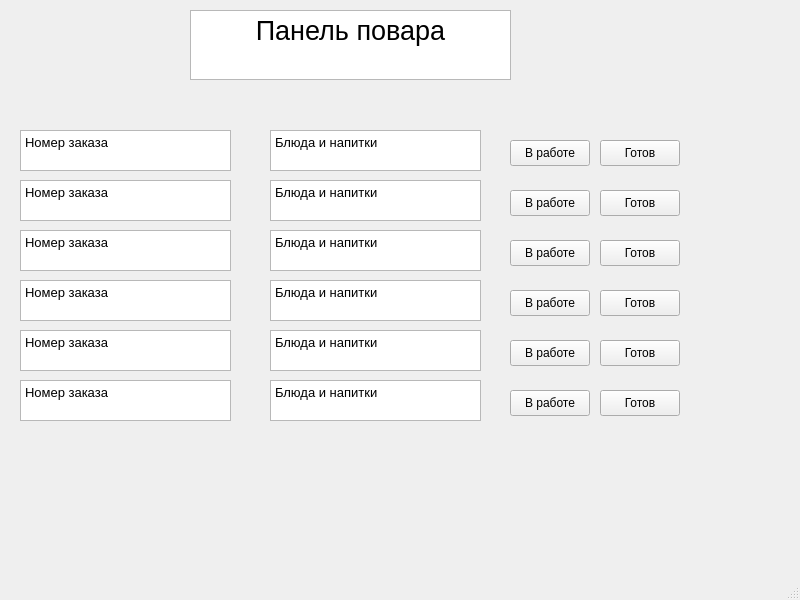
<?xml version="1.0" encoding="UTF-8"?>
<ui version="4.0">
 <class>Panel_povar</class>
 <widget class="QMainWindow" name="Panel_povar">
  <property name="geometry">
   <rect>
    <x>0</x>
    <y>0</y>
    <width>800</width>
    <height>600</height>
   </rect>
  </property>
  <property name="windowTitle">
   <string>MainWindow</string>
  </property>
  <widget class="QWidget" name="centralwidget">
   <widget class="QTextEdit" name="textEdit">
    <property name="geometry">
     <rect>
      <x>190</x>
      <y>10</y>
      <width>321</width>
      <height>70</height>
     </rect>
    </property>
    <property name="html">
     <string>&lt;!DOCTYPE HTML PUBLIC &quot;-//W3C//DTD HTML 4.0//EN&quot; &quot;http://www.w3.org/TR/REC-html40/strict.dtd&quot;&gt;
&lt;html&gt;&lt;head&gt;&lt;meta name=&quot;qrichtext&quot; content=&quot;1&quot; /&gt;&lt;style type=&quot;text/css&quot;&gt;
p, li { white-space: pre-wrap; }
&lt;/style&gt;&lt;/head&gt;&lt;body style=&quot; font-family:'Open Sans'; font-size:10pt; font-weight:400; font-style:normal;&quot;&gt;
&lt;p align=&quot;center&quot; style=&quot; margin-top:0px; margin-bottom:0px; margin-left:0px; margin-right:0px; -qt-block-indent:0; text-indent:0px;&quot;&gt;&lt;span style=&quot; font-size:20pt;&quot;&gt;Панель повара&lt;/span&gt;&lt;/p&gt;&lt;/body&gt;&lt;/html&gt;</string>
    </property>
   </widget>
   <widget class="QTextEdit" name="number_zakaz">
    <property name="geometry">
     <rect>
      <x>20</x>
      <y>130</y>
      <width>211</width>
      <height>41</height>
     </rect>
    </property>
    <property name="html">
     <string>&lt;!DOCTYPE HTML PUBLIC &quot;-//W3C//DTD HTML 4.0//EN&quot; &quot;http://www.w3.org/TR/REC-html40/strict.dtd&quot;&gt;
&lt;html&gt;&lt;head&gt;&lt;meta name=&quot;qrichtext&quot; content=&quot;1&quot; /&gt;&lt;style type=&quot;text/css&quot;&gt;
p, li { white-space: pre-wrap; }
&lt;/style&gt;&lt;/head&gt;&lt;body style=&quot; font-family:'Open Sans'; font-size:10pt; font-weight:400; font-style:normal;&quot;&gt;
&lt;p style=&quot; margin-top:0px; margin-bottom:0px; margin-left:0px; margin-right:0px; -qt-block-indent:0; text-indent:0px;&quot;&gt;Номер заказа&lt;/p&gt;&lt;/body&gt;&lt;/html&gt;</string>
    </property>
   </widget>
   <widget class="QTextEdit" name="number_zakaz_2">
    <property name="geometry">
     <rect>
      <x>20</x>
      <y>180</y>
      <width>211</width>
      <height>41</height>
     </rect>
    </property>
    <property name="html">
     <string>&lt;!DOCTYPE HTML PUBLIC &quot;-//W3C//DTD HTML 4.0//EN&quot; &quot;http://www.w3.org/TR/REC-html40/strict.dtd&quot;&gt;
&lt;html&gt;&lt;head&gt;&lt;meta name=&quot;qrichtext&quot; content=&quot;1&quot; /&gt;&lt;style type=&quot;text/css&quot;&gt;
p, li { white-space: pre-wrap; }
&lt;/style&gt;&lt;/head&gt;&lt;body style=&quot; font-family:'Open Sans'; font-size:10pt; font-weight:400; font-style:normal;&quot;&gt;
&lt;p style=&quot; margin-top:0px; margin-bottom:0px; margin-left:0px; margin-right:0px; -qt-block-indent:0; text-indent:0px;&quot;&gt;Номер заказа&lt;/p&gt;&lt;/body&gt;&lt;/html&gt;</string>
    </property>
   </widget>
   <widget class="QTextEdit" name="number_zakaz_3">
    <property name="geometry">
     <rect>
      <x>20</x>
      <y>230</y>
      <width>211</width>
      <height>41</height>
     </rect>
    </property>
    <property name="html">
     <string>&lt;!DOCTYPE HTML PUBLIC &quot;-//W3C//DTD HTML 4.0//EN&quot; &quot;http://www.w3.org/TR/REC-html40/strict.dtd&quot;&gt;
&lt;html&gt;&lt;head&gt;&lt;meta name=&quot;qrichtext&quot; content=&quot;1&quot; /&gt;&lt;style type=&quot;text/css&quot;&gt;
p, li { white-space: pre-wrap; }
&lt;/style&gt;&lt;/head&gt;&lt;body style=&quot; font-family:'Open Sans'; font-size:10pt; font-weight:400; font-style:normal;&quot;&gt;
&lt;p style=&quot; margin-top:0px; margin-bottom:0px; margin-left:0px; margin-right:0px; -qt-block-indent:0; text-indent:0px;&quot;&gt;Номер заказа&lt;/p&gt;&lt;/body&gt;&lt;/html&gt;</string>
    </property>
   </widget>
   <widget class="QTextEdit" name="number_zakaz_4">
    <property name="geometry">
     <rect>
      <x>20</x>
      <y>280</y>
      <width>211</width>
      <height>41</height>
     </rect>
    </property>
    <property name="html">
     <string>&lt;!DOCTYPE HTML PUBLIC &quot;-//W3C//DTD HTML 4.0//EN&quot; &quot;http://www.w3.org/TR/REC-html40/strict.dtd&quot;&gt;
&lt;html&gt;&lt;head&gt;&lt;meta name=&quot;qrichtext&quot; content=&quot;1&quot; /&gt;&lt;style type=&quot;text/css&quot;&gt;
p, li { white-space: pre-wrap; }
&lt;/style&gt;&lt;/head&gt;&lt;body style=&quot; font-family:'Open Sans'; font-size:10pt; font-weight:400; font-style:normal;&quot;&gt;
&lt;p style=&quot; margin-top:0px; margin-bottom:0px; margin-left:0px; margin-right:0px; -qt-block-indent:0; text-indent:0px;&quot;&gt;Номер заказа&lt;/p&gt;&lt;/body&gt;&lt;/html&gt;</string>
    </property>
   </widget>
   <widget class="QTextEdit" name="number_zakaz_5">
    <property name="geometry">
     <rect>
      <x>20</x>
      <y>330</y>
      <width>211</width>
      <height>41</height>
     </rect>
    </property>
    <property name="html">
     <string>&lt;!DOCTYPE HTML PUBLIC &quot;-//W3C//DTD HTML 4.0//EN&quot; &quot;http://www.w3.org/TR/REC-html40/strict.dtd&quot;&gt;
&lt;html&gt;&lt;head&gt;&lt;meta name=&quot;qrichtext&quot; content=&quot;1&quot; /&gt;&lt;style type=&quot;text/css&quot;&gt;
p, li { white-space: pre-wrap; }
&lt;/style&gt;&lt;/head&gt;&lt;body style=&quot; font-family:'Open Sans'; font-size:10pt; font-weight:400; font-style:normal;&quot;&gt;
&lt;p style=&quot; margin-top:0px; margin-bottom:0px; margin-left:0px; margin-right:0px; -qt-block-indent:0; text-indent:0px;&quot;&gt;Номер заказа&lt;/p&gt;&lt;/body&gt;&lt;/html&gt;</string>
    </property>
   </widget>
   <widget class="QTextEdit" name="number_zakaz_6">
    <property name="geometry">
     <rect>
      <x>20</x>
      <y>380</y>
      <width>211</width>
      <height>41</height>
     </rect>
    </property>
    <property name="html">
     <string>&lt;!DOCTYPE HTML PUBLIC &quot;-//W3C//DTD HTML 4.0//EN&quot; &quot;http://www.w3.org/TR/REC-html40/strict.dtd&quot;&gt;
&lt;html&gt;&lt;head&gt;&lt;meta name=&quot;qrichtext&quot; content=&quot;1&quot; /&gt;&lt;style type=&quot;text/css&quot;&gt;
p, li { white-space: pre-wrap; }
&lt;/style&gt;&lt;/head&gt;&lt;body style=&quot; font-family:'Open Sans'; font-size:10pt; font-weight:400; font-style:normal;&quot;&gt;
&lt;p style=&quot; margin-top:0px; margin-bottom:0px; margin-left:0px; margin-right:0px; -qt-block-indent:0; text-indent:0px;&quot;&gt;Номер заказа&lt;/p&gt;&lt;/body&gt;&lt;/html&gt;</string>
    </property>
   </widget>
   <widget class="QTextEdit" name="foot_zakaz_4">
    <property name="geometry">
     <rect>
      <x>270</x>
      <y>280</y>
      <width>211</width>
      <height>41</height>
     </rect>
    </property>
    <property name="html">
     <string>&lt;!DOCTYPE HTML PUBLIC &quot;-//W3C//DTD HTML 4.0//EN&quot; &quot;http://www.w3.org/TR/REC-html40/strict.dtd&quot;&gt;
&lt;html&gt;&lt;head&gt;&lt;meta name=&quot;qrichtext&quot; content=&quot;1&quot; /&gt;&lt;style type=&quot;text/css&quot;&gt;
p, li { white-space: pre-wrap; }
&lt;/style&gt;&lt;/head&gt;&lt;body style=&quot; font-family:'Open Sans'; font-size:10pt; font-weight:400; font-style:normal;&quot;&gt;
&lt;p style=&quot; margin-top:0px; margin-bottom:0px; margin-left:0px; margin-right:0px; -qt-block-indent:0; text-indent:0px;&quot;&gt;Блюда и напитки&lt;/p&gt;&lt;/body&gt;&lt;/html&gt;</string>
    </property>
   </widget>
   <widget class="QTextEdit" name="foot_zakaz_6">
    <property name="geometry">
     <rect>
      <x>270</x>
      <y>380</y>
      <width>211</width>
      <height>41</height>
     </rect>
    </property>
    <property name="html">
     <string>&lt;!DOCTYPE HTML PUBLIC &quot;-//W3C//DTD HTML 4.0//EN&quot; &quot;http://www.w3.org/TR/REC-html40/strict.dtd&quot;&gt;
&lt;html&gt;&lt;head&gt;&lt;meta name=&quot;qrichtext&quot; content=&quot;1&quot; /&gt;&lt;style type=&quot;text/css&quot;&gt;
p, li { white-space: pre-wrap; }
&lt;/style&gt;&lt;/head&gt;&lt;body style=&quot; font-family:'Open Sans'; font-size:10pt; font-weight:400; font-style:normal;&quot;&gt;
&lt;p style=&quot; margin-top:0px; margin-bottom:0px; margin-left:0px; margin-right:0px; -qt-block-indent:0; text-indent:0px;&quot;&gt;Блюда и напитки&lt;/p&gt;&lt;/body&gt;&lt;/html&gt;</string>
    </property>
   </widget>
   <widget class="QTextEdit" name="foot_zakaz">
    <property name="geometry">
     <rect>
      <x>270</x>
      <y>130</y>
      <width>211</width>
      <height>41</height>
     </rect>
    </property>
    <property name="html">
     <string>&lt;!DOCTYPE HTML PUBLIC &quot;-//W3C//DTD HTML 4.0//EN&quot; &quot;http://www.w3.org/TR/REC-html40/strict.dtd&quot;&gt;
&lt;html&gt;&lt;head&gt;&lt;meta name=&quot;qrichtext&quot; content=&quot;1&quot; /&gt;&lt;style type=&quot;text/css&quot;&gt;
p, li { white-space: pre-wrap; }
&lt;/style&gt;&lt;/head&gt;&lt;body style=&quot; font-family:'Open Sans'; font-size:10pt; font-weight:400; font-style:normal;&quot;&gt;
&lt;p style=&quot; margin-top:0px; margin-bottom:0px; margin-left:0px; margin-right:0px; -qt-block-indent:0; text-indent:0px;&quot;&gt;Блюда и напитки&lt;/p&gt;&lt;/body&gt;&lt;/html&gt;</string>
    </property>
   </widget>
   <widget class="QTextEdit" name="foot_zakaz_3">
    <property name="geometry">
     <rect>
      <x>270</x>
      <y>230</y>
      <width>211</width>
      <height>41</height>
     </rect>
    </property>
    <property name="html">
     <string>&lt;!DOCTYPE HTML PUBLIC &quot;-//W3C//DTD HTML 4.0//EN&quot; &quot;http://www.w3.org/TR/REC-html40/strict.dtd&quot;&gt;
&lt;html&gt;&lt;head&gt;&lt;meta name=&quot;qrichtext&quot; content=&quot;1&quot; /&gt;&lt;style type=&quot;text/css&quot;&gt;
p, li { white-space: pre-wrap; }
&lt;/style&gt;&lt;/head&gt;&lt;body style=&quot; font-family:'Open Sans'; font-size:10pt; font-weight:400; font-style:normal;&quot;&gt;
&lt;p style=&quot; margin-top:0px; margin-bottom:0px; margin-left:0px; margin-right:0px; -qt-block-indent:0; text-indent:0px;&quot;&gt;Блюда и напитки&lt;/p&gt;&lt;/body&gt;&lt;/html&gt;</string>
    </property>
   </widget>
   <widget class="QTextEdit" name="foot_zakaz_2">
    <property name="geometry">
     <rect>
      <x>270</x>
      <y>180</y>
      <width>211</width>
      <height>41</height>
     </rect>
    </property>
    <property name="html">
     <string>&lt;!DOCTYPE HTML PUBLIC &quot;-//W3C//DTD HTML 4.0//EN&quot; &quot;http://www.w3.org/TR/REC-html40/strict.dtd&quot;&gt;
&lt;html&gt;&lt;head&gt;&lt;meta name=&quot;qrichtext&quot; content=&quot;1&quot; /&gt;&lt;style type=&quot;text/css&quot;&gt;
p, li { white-space: pre-wrap; }
&lt;/style&gt;&lt;/head&gt;&lt;body style=&quot; font-family:'Open Sans'; font-size:10pt; font-weight:400; font-style:normal;&quot;&gt;
&lt;p style=&quot; margin-top:0px; margin-bottom:0px; margin-left:0px; margin-right:0px; -qt-block-indent:0; text-indent:0px;&quot;&gt;Блюда и напитки&lt;/p&gt;&lt;/body&gt;&lt;/html&gt;</string>
    </property>
   </widget>
   <widget class="QTextEdit" name="foot_zakaz_5">
    <property name="geometry">
     <rect>
      <x>270</x>
      <y>330</y>
      <width>211</width>
      <height>41</height>
     </rect>
    </property>
    <property name="html">
     <string>&lt;!DOCTYPE HTML PUBLIC &quot;-//W3C//DTD HTML 4.0//EN&quot; &quot;http://www.w3.org/TR/REC-html40/strict.dtd&quot;&gt;
&lt;html&gt;&lt;head&gt;&lt;meta name=&quot;qrichtext&quot; content=&quot;1&quot; /&gt;&lt;style type=&quot;text/css&quot;&gt;
p, li { white-space: pre-wrap; }
&lt;/style&gt;&lt;/head&gt;&lt;body style=&quot; font-family:'Open Sans'; font-size:10pt; font-weight:400; font-style:normal;&quot;&gt;
&lt;p style=&quot; margin-top:0px; margin-bottom:0px; margin-left:0px; margin-right:0px; -qt-block-indent:0; text-indent:0px;&quot;&gt;Блюда и напитки&lt;/p&gt;&lt;/body&gt;&lt;/html&gt;</string>
    </property>
   </widget>
   <widget class="QPushButton" name="work">
    <property name="geometry">
     <rect>
      <x>510</x>
      <y>140</y>
      <width>80</width>
      <height>26</height>
     </rect>
    </property>
    <property name="text">
     <string>В работе</string>
    </property>
   </widget>
   <widget class="QPushButton" name="comlete">
    <property name="geometry">
     <rect>
      <x>600</x>
      <y>140</y>
      <width>80</width>
      <height>26</height>
     </rect>
    </property>
    <property name="text">
     <string>Готов</string>
    </property>
   </widget>
   <widget class="QPushButton" name="work_2">
    <property name="geometry">
     <rect>
      <x>510</x>
      <y>190</y>
      <width>80</width>
      <height>26</height>
     </rect>
    </property>
    <property name="text">
     <string>В работе</string>
    </property>
   </widget>
   <widget class="QPushButton" name="complete">
    <property name="geometry">
     <rect>
      <x>600</x>
      <y>190</y>
      <width>80</width>
      <height>26</height>
     </rect>
    </property>
    <property name="text">
     <string>Готов</string>
    </property>
   </widget>
   <widget class="QPushButton" name="work_3">
    <property name="geometry">
     <rect>
      <x>510</x>
      <y>240</y>
      <width>80</width>
      <height>26</height>
     </rect>
    </property>
    <property name="text">
     <string>В работе</string>
    </property>
   </widget>
   <widget class="QPushButton" name="complete_2">
    <property name="geometry">
     <rect>
      <x>600</x>
      <y>240</y>
      <width>80</width>
      <height>26</height>
     </rect>
    </property>
    <property name="text">
     <string>Готов</string>
    </property>
   </widget>
   <widget class="QPushButton" name="work_4">
    <property name="geometry">
     <rect>
      <x>510</x>
      <y>290</y>
      <width>80</width>
      <height>26</height>
     </rect>
    </property>
    <property name="text">
     <string>В работе</string>
    </property>
   </widget>
   <widget class="QPushButton" name="complete_3">
    <property name="geometry">
     <rect>
      <x>600</x>
      <y>290</y>
      <width>80</width>
      <height>26</height>
     </rect>
    </property>
    <property name="text">
     <string>Готов</string>
    </property>
   </widget>
   <widget class="QPushButton" name="work_5">
    <property name="geometry">
     <rect>
      <x>510</x>
      <y>340</y>
      <width>80</width>
      <height>26</height>
     </rect>
    </property>
    <property name="text">
     <string>В работе</string>
    </property>
   </widget>
   <widget class="QPushButton" name="complete_4">
    <property name="geometry">
     <rect>
      <x>600</x>
      <y>340</y>
      <width>80</width>
      <height>26</height>
     </rect>
    </property>
    <property name="text">
     <string>Готов</string>
    </property>
   </widget>
   <widget class="QPushButton" name="work_6">
    <property name="geometry">
     <rect>
      <x>510</x>
      <y>390</y>
      <width>80</width>
      <height>26</height>
     </rect>
    </property>
    <property name="text">
     <string>В работе</string>
    </property>
   </widget>
   <widget class="QPushButton" name="complete_5">
    <property name="geometry">
     <rect>
      <x>600</x>
      <y>390</y>
      <width>80</width>
      <height>26</height>
     </rect>
    </property>
    <property name="text">
     <string>Готов</string>
    </property>
   </widget>
  </widget>
  <widget class="QMenuBar" name="menubar">
   <property name="geometry">
    <rect>
     <x>0</x>
     <y>0</y>
     <width>800</width>
     <height>23</height>
    </rect>
   </property>
  </widget>
  <widget class="QStatusBar" name="statusbar"/>
 </widget>
 <resources/>
 <connections/>
</ui>
